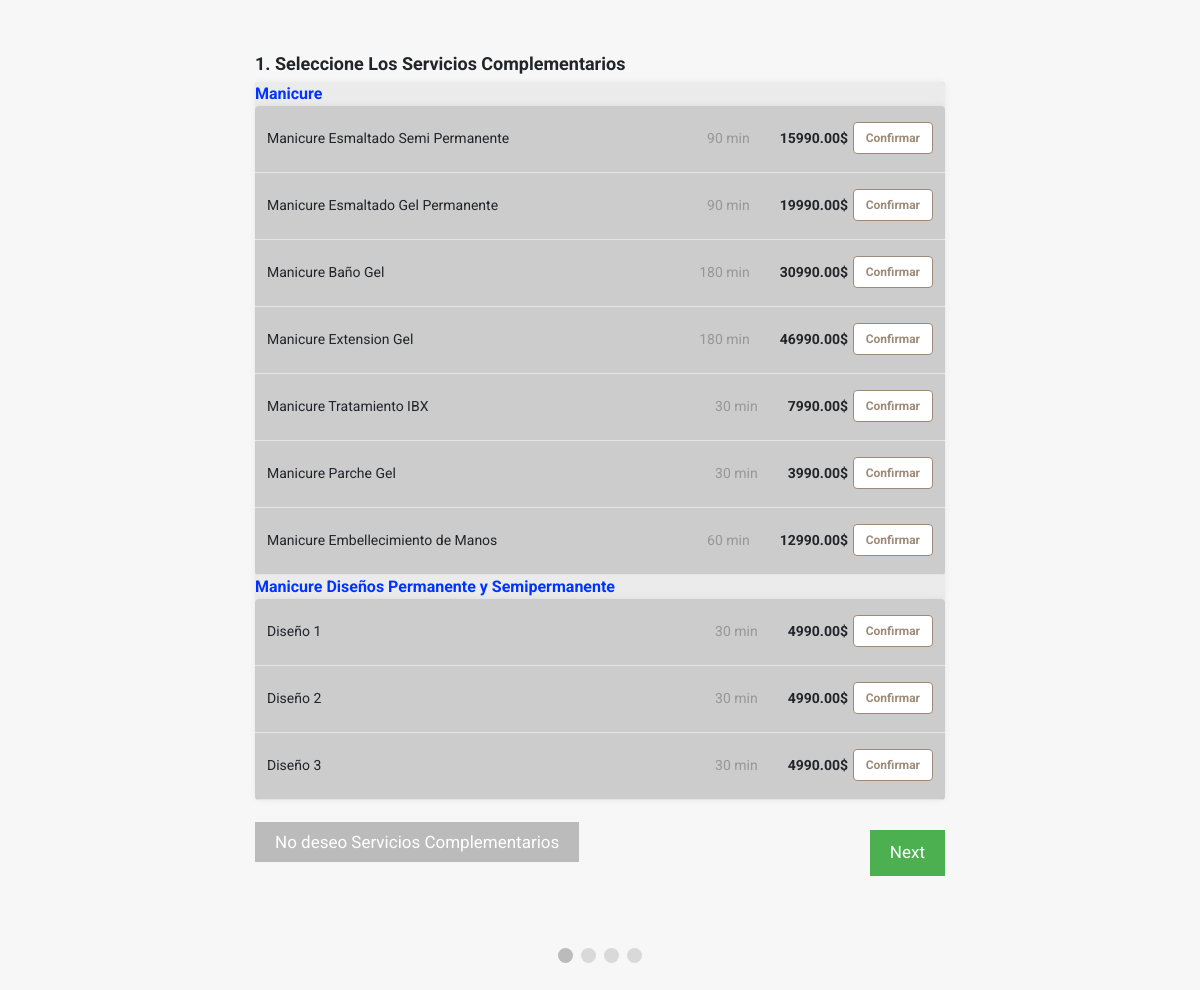
Page /categorias_servicios_complementarios.php?id=11 on the committed database.
### tables this page shows
CREATE TABLE `service_categories` (
  `category_id` int(2) NOT NULL,
  `category_name` varchar(50) NOT NULL
);

CREATE TABLE `services` (
  `service_id` int(5) NOT NULL,
  `service_name` varchar(50) NOT NULL,
  `service_description` varchar(255) NOT NULL,
  `service_price` decimal(10,2) NOT NULL,
  `service_duration` int(5) NOT NULL,
  `category_id` int(2) NOT NULL,
  `child_id` int(3) NOT NULL DEFAULT 0
);

### categorias_servicios_complementarios.php (the view, shortened to what this page needs)
<?php
include "connect.php";
include "Includes/templates/header.php";
require 'config/conexion.php';
$radio_value = $_GET['id'];
$la_cita = $_GET['cita'];
$query = mysqli_query($conexion, "SELECT * FROM service_categories WHERE category_id = '$radio_value'")
    or die('error: ' . mysqli_error($conexion));
$data_appoinment = mysqli_fetch_assoc($query);
$category_name = $data_appoinment['category_name'];
?>
<link rel="stylesheet" href="Design/css/appointment-page-style.css">
<section class="booking_section">
    <div class="container">
        <form method="post" id="appointment_form" action="proses_complementarios.php">
            <div class="select_services_div tab_reservation" id="services_tab">
                <div class="text_header">
                    <span>
                        1. Seleccione Los Servicios Complementarios
                    </span>
                </div>
                <div class="items_tab">
                    <div class="panel panel-default">
                        <div class="panel-body"><b style="color:#0033FF" ;><?php echo $category_name; ?></b>
                            <div class="items_tab">
                                <?php
                                $stmt = $con->prepare("SELECT * from services WHERE category_id = '$radio_value'");
                                $stmt->execute();
                                $rows = $stmt->fetchAll();
                                foreach ($rows as $row) {
                                    echo "<div class='itemListElement'>";
                                    echo "<div class = 'item_details'>";
                                    echo "<div>";
                                    echo $row['service_name'];
                                    echo "</div>";
                                    echo "<div class = 'item_select_part'>";
                                    echo "<span class = 'service_duration_field'>";
                                    echo $row['service_duration'] . " min";
                                    echo "</span>";
                                    echo "<div class = 'service_price_field'>";
                                    echo "<span style = 'font-weight: bold;'>";
                                    echo $row['service_price'] . "$";
                                    echo "</span>";
                                    echo "</div>";
                                ?>
                                    <div class="select_item_bttn">
                                        <div class="btn-group-toggle" data-toggle="buttons">
                                            <label class="service_label item_label btn btn-secondary">
                                                <input type="checkbox" name="selected_services[]" value="<?php echo $row['service_id'] ?>" autocomplete="off">Confirmar
                                            </label>
                                        </div>
                                    </div>
                                <?php
                                    echo "</div>";
                                    echo "</div>";
                                    echo "</div>";
                                }
                                ?>
                            </div>
                        </div>
                    </div>
                    <?php
                    if ($radio_value == '11') {
                    ?>
                        <div class="panel panel-default">
                            <div class="panel-body"><b style="color:#0033FF" ;><?php echo $category_name; ?> Diseños Permanente y Semipermanente</b>
                                <div class="items_tab">
                                    <?php
                                    $stmt = $con->prepare("SELECT * from services WHERE category_id = '13'");
                                    $stmt->execute();
                                    $rows = $stmt->fetchAll();
                                    foreach ($rows as $row) {
                                        echo "<div class='itemListElement'>";
                                        echo "<div class = 'item_details'>";
                                        echo "<div>";
                                        echo $row['service_name'];
                                        echo "</div>";
                                        echo "<div class = 'item_select_part'>";
                                        echo "<span class = 'service_duration_field'>";
                                        echo $row['service_duration'] . " min";
                                        echo "</span>";
                                        echo "<div class = 'service_price_field'>";
                                        echo "<span style = 'font-weight: bold;'>";
                                        echo $row['service_price'] . "$";
                                        echo "</span>";
                                        echo "</div>";
                                    ?>
                                        <div class="select_item_bttn">
                                            <div class="btn-group-toggle" data-toggle="buttons">
                                                <label class="service_label item_label btn btn-secondary">
                                                    <input type="checkbox" name="selected_services[]" value="<?php echo $row['service_id'] ?>" autocomplete="off">Confirmar
                                                </label>
                                            </div>
                                        </div>
                                    <?php
                                        echo "</div>";
                                        echo "</div>";
                                        echo "</div>";
                                    }
                                    ?>
                                </div>
                            </div>
                        </div>
                    <?php
                    }
                    ?>
                </div>
            </div>
            <div style="overflow:auto;padding: 30px 0px;">
                <div style="float:right;">
                    <button type="button" id="nextBtn" class="next_prev_buttons" onclick="nextPrev(1)">Siguiente</button>
                </div>
                <a href="confirm_page.php?id=<?php echo $la_cita;?>" class="next_prev_buttons" role="button" style="background-color: #bbbbbb;" aria-pressed="true">No deseo Servicios Complementarios</a>
            </div>
            <div style="text-align:center;margin-top:40px;">
                <span class="step"></span>
                <span class="step"></span>
                <span class="step"></span>
                <span class="step"></span>
            </div>
        </form>
    </div>
</section>
<?php include "Includes/templates/footer.php"; ?>

### Design/css/main.css (style rules this page uses)
a, a:hover { text-decoration: none !important; }
html { scroll-behavior: smooth; }
body { font-size: 16px; background-color: white; font-family: 'Roboto', sans-serif; }

### Design/css/appointment-page-style.css (style rules this page uses)
body { background: #f7f7f7; }
.text_header { margin-bottom: 5px; font-size: 18px; font-weight: bold; line-height: 1.5; margin-top: 22px; }
.booking_section { max-width: 720px; margin: 50px auto; }
.items_tab { border-radius: 4px; background-color: white; overflow: hidden; box-shadow: 0 0 5px 0 rgba(60, 66, 87, 0.04), 0 0 10px 0 rgba(0, 0, 0, 0.04); }
.itemListElement { font-size: 14px; line-height: 1.29; border-bottom: solid 1px #e5e5e5; cursor: pointer; padding: 16px 12px 18px 12px; }
.item_details { width: auto; display: -webkit-box; display: -moz-box; display: -ms-flexbox; display: -webkit-flex; display: flex; flex-direction: row; justify-content: space-between; align-items: center; -webkit-box-orient: horizontal; -webkit-box-direction: normal; -webkit-flex-direction: row; -webkit-box-pack: justify; -webkit-justify-content: space-between; -webkit-box-align: center; -webkit-align-items: center; }
.item_label { color: #9e8a78; border-color: #9e8a78; background: white; font-size: 12px; font-weight: 700; }
.item_select_part { display: flex; -webkit-box-pack: justify; justify-content: space-between; -webkit-box-align: center; align-items: center; flex-shrink: 0; }
.select_item_bttn { width: 55px; display: flex; margin-left: 30px; -webkit-box-pack: end; justify-content: flex-end; }
.service_duration_field { text-align: right; min-width: 60px; width: auto; color: rgb(151, 151, 151); line-height: 1.29; font-size: 14px; }
.service_price_field { width: auto; display: flex; margin-left: 30px; -webkit-box-align: baseline; align-items: baseline; }
.step { height: 15px; width: 15px; margin: 0 2px; background-color: #bbbbbb; border: none; border-radius: 50%; display: inline-block; opacity: 0.5; }
.step.active { opacity: 1; }
.next_prev_buttons { background-color: #4CAF50; color: #ffffff; border: none; padding: 10px 20px; font-size: 17px; cursor: pointer; }
.tab_reservation { display: none; }

### categorias_servicios_complementarios.php (style rules this page uses)
.panel-default { background-color: #EBEBEB; }
.items_tab { background-color: #CCCCCC; }

### rows in the picture
service_categories: category_name "Manicure"
services: service_name "Manicure Esmaltado Semi Permanente", service_duration "90", service_price "15990.00"
services: service_name "Manicure Esmaltado Gel Permanente", service_duration "90", service_price "19990.00"
services: service_name "Manicure Baño Gel", service_duration "180", service_price "30990.00"
services: service_name "Manicure Extension Gel", service_duration "180", service_price "46990.00"
services: service_name "Manicure Tratamiento IBX", service_duration "30", service_price "7990.00"
services: service_name "Manicure Parche Gel", service_duration "30", service_price "3990.00"
services: service_name "Manicure Embellecimiento de Manos", service_duration "60", service_price "12990.00"
services: service_name "Diseño 1", service_duration "30", service_price "4990.00"
services: service_name "Diseño 2", service_duration "30", service_price "4990.00"
services: service_name "Diseño 3", service_duration "30", service_price "4990.00"
